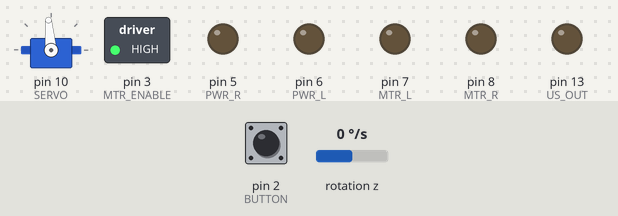
This sketch was run on a simulated Arduino Uno, built with avr-gcc and run on an emulated ATmega328P. Shown: servo, switched loads named in the sketch (green lamp = pin HIGH), output pins drawn as LEDs (lit = HIGH). Wiring (inferred from the names in the program): MPU-6050 motion sensor at I2C address 0x68. The test bench sets the inputs (shaded band); at power-on: pin 2 (BUTTON) HIGH, rotation z 0 °/s.

Above: at 0.8 s.
0.9 s: pin 2 (BUTTON) pulled LOW for 0.15 s
At 4.0 s:
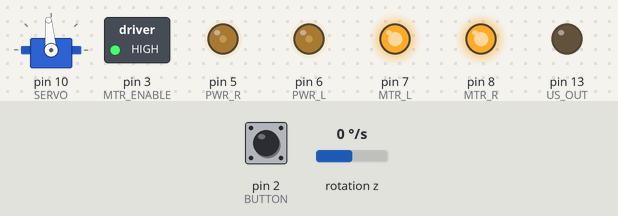
Timing chart, 0 to 5.5 s (numbered marks = the images above; inputs shaded):
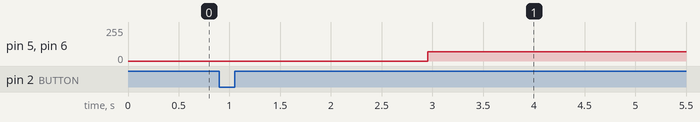

The sketch:

base.ino
```cpp
#include "Setup.h"


int SPEED = 70;
int colour = 325;
int Serv_angle = 95;

void setup() {
  start();
  // put your setup code here, to run once:

}

void loop() {
  // put your main code here, to run repeatedly:
  forward(SPEED);
}
  
```

Motors.h
```cpp
#define PWR_R 5               // Right Motor Power
#define PWR_L 6               // Left Motor Power
#define MTR_R 8               // Right Motor Control
#define MTR_L 7
#define MTR_ENABLE 3          // Motor Enable Pin

void forward(int SPEED){
    analogWrite(PWR_R,SPEED);
    analogWrite(PWR_L,SPEED);
    digitalWrite(MTR_R,HIGH);
    digitalWrite(MTR_L,HIGH);}

void turn(int angle, int side){
  analogWrite(PWR_R,0);
  analogWrite(PWR_L,0);

  Serial.println("side:");
  Serial.println(side);


  delay(600);
  resetAngle();
  //will turn until it reaches that degree.
  while (not(abs((getAngle()))>(angle/2-0.05) && abs((getAngle()))<(angle/2+0.05))){

  updateGyroAngle();
  Serial.println(abs((getAngle())));

  if (side == 1){
    digitalWrite(MTR_R,LOW);
    digitalWrite(MTR_L,HIGH);

     Serial.println("left");
     }

  if (side == 0){

    digitalWrite(MTR_R,HIGH);
    digitalWrite(MTR_L,LOW);

    Serial.println("RIGHT");


  }
    analogWrite(PWR_R,45);
    analogWrite(PWR_L,(45));


  }

    analogWrite(PWR_R,0);
    analogWrite(PWR_L,(0));
    resetAngle();
    delay(100);


}


void adjustangleTo(float targetAngle) {
    const int minPower = 60;
    const int maxPower = 100;
    const float deadband = 2.0;

    while (true) {
        updateGyroAngle();

        float angleError = targetAngle - getAngle();
        if (angleError > 180) angleError -= 360;
        if (angleError < -180) angleError += 360;

        if (abs(angleError) <= deadband) break;  // aligned

        int power = constrain(abs(angleError) * 5, minPower, maxPower);

        if (angleError > 0) { // clockwise
            analogWrite(PWR_R, power);
            analogWrite(PWR_L, power);
            digitalWrite(MTR_R, HIGH);
            digitalWrite(MTR_L, LOW);
        } else {              // counter-clockwise
            analogWrite(PWR_R, power);
            analogWrite(PWR_L, power);
            digitalWrite(MTR_R, LOW);
            digitalWrite(MTR_L, HIGH);
        }
    }

    // stop motors
    analogWrite(PWR_R, 0);
    analogWrite(PWR_L, 0);
    digitalWrite(MTR_R, LOW);
    digitalWrite(MTR_L, LOW);
}
```

Others.h
```cpp
// ====== LED FUNCTIONS ======

#include <FastLED.h>
#define NUM_LEDS 2            // Number of LEDs on your board
#define PIN_RBGLED 4          // LED Pin
CRGB leds[NUM_LEDS];          // Current LED Color values

void ledOn(CRGB color) {
  leds[0] = color;
  FastLED.show();
}

void ledOff() {
  leds[0] = CRGB::Black;
  FastLED.show();
}
```

Sensors.h
```cpp
#include <Servo.h>


#define SERVO 10              // Servo Motor
#define US_OUT 13             // Ultrasonic Sensor Input
#define US_IN 12              // Ultrasonic Sensor Output
#define LINE_L A2             // Left Line Tracker
#define LINE_C A1             // Center Line Tracker
#define LINE_R A0
#define GYRO 0x68
int16_t gyroZ;                // Raw gyro Z-axis reading
float gyroZOffset = 0;        // Calibration offset
float currentAngle = 0;       // Current angle in degrees
unsigned long lastTime = 0;
Servo scanServo;              // Servo

void setServoAngle(int angle) {
  static int lastAngle = -1;
  angle = constrain(angle, 0, 180);

  if (angle != lastAngle) {
    scanServo.write(angle);
    delay(15);  // Allow servo to settle

    lastAngle = angle;

  }
}


// Center the servo
void centerServo() {
  setServoAngle(95);
}


// ====== GYRO FUNCTIONS ======

// Initialize Gyro Sensor
bool setupGyro() {


  Wire.begin();
  Wire.beginTransmission(GYRO);
  Wire.write(0x6B);  // PWR_MGMT_1 register
  Wire.write(0);     // Wake up MPU6050
  byte error = Wire.endTransmission();

  if (error != 0) {
    return false;
  }

  // Configure gyro sensitivity (±250 deg/s)
  Wire.beginTransmission(GYRO);
  Wire.write(0x1B);  // GYRO_CONFIG register
  Wire.write(0x00);  // ±250 deg/s
  Wire.endTransmission();

  lastTime = micros();
  return true;
}

// Calibrate gyro (robot must be stationary!)
void calibrateGyro() {
  delay(500);

  long sum = 0;
  int samples = 100;

  for (int i = 0; i < samples; i++) {
    Wire.beginTransmission(GYRO);
    Wire.write(0x47);  // GYRO_ZOUT_H register
    Wire.endTransmission(false);
    Wire.requestFrom(GYRO, 2, true);

    int16_t gz = Wire.read() << 8 | Wire.read();

    sum += gz;
    delay(10);
  }

  gyroZOffset = sum / samples;
  currentAngle = 0;
}

// Read gyro Z-axis
int16_t readGyroZ() {
  Wire.beginTransmission(GYRO);
  Wire.write(0x47);  // GYRO_ZOUT_H register
  Wire.endTransmission(false);
  Wire.requestFrom(GYRO, 2, true);

  int16_t gz = Wire.read() << 8 | Wire.read();
  return gz;
}

// MUST be called frequently (e.g., every loop iteration)
// Angle accuracy degrades if this is not called often
void updateGyroAngle() {


  unsigned long now = micros();
  float dt = (now - lastTime) / 1000000.0;  // Time in seconds
  lastTime = now;

  if (dt <= 0 || dt > 0.1) {
    lastTime = micros();
    return;
  }
  // Read gyro
  gyroZ = readGyroZ();

  // Convert to degrees per second (sensitivity = 131 for ±250 deg/s)
  // INVERTED THE SIGN HERE to fix direction!
  float gyroRate = -((gyroZ - gyroZOffset) / 131.0);

  currentAngle += gyroRate * dt;

  // Keep angle in range -180 to +180
  if (currentAngle > 180) currentAngle -= 360;
  if (currentAngle < -180) currentAngle += 360;


}

// Reset angle to zero
void resetAngle() {
  currentAngle = 0;
}

// Get current angle
float getAngle() {
  return currentAngle;
}

// ===== ULTRASONIC SENSOR FUNCTIONS =====

// Returns distance in centimeters, or 0 if invalid
int getDistance() {
  int validReading = 0;
  int attempts = 0;

  while (validReading == 0 && attempts < 3) {
    if (attempts > 0) delay(60);  // Only delay on retries

    digitalWrite(US_OUT, LOW);
    delayMicroseconds(2);
    digitalWrite(US_OUT, HIGH);
    delayMicroseconds(10);
    digitalWrite(US_OUT, LOW);

    long duration = pulseIn(US_IN, HIGH, 30000);
    int distance = duration * 0.034 / 2;

    if (duration > 0 && distance <= 200) {
      validReading = distance;
    }

    attempts++;
  }


  return validReading;
}
```

Setup.h
```cpp
#include <Wire.h>
#include "Sensors.h"
#include "Others.h"
#include "Motors.h"

             // Left Motor Control
          // Right Line Tracker
#define BUTTON 2              // Push Button


void start() {


  // setup LED
  FastLED.addLeds<NEOPIXEL, PIN_RBGLED>(leds, NUM_LEDS);
  FastLED.setBrightness(50); // 0-255

  // Motor pins
  pinMode(PWR_R, OUTPUT);
  pinMode(PWR_L, OUTPUT);
  pinMode(MTR_L, OUTPUT);
  pinMode(MTR_R, OUTPUT);
  pinMode(MTR_ENABLE, OUTPUT);

  // Ultrasonic sensor pins
  pinMode(US_OUT, OUTPUT);
  pinMode(US_IN, INPUT);

  // Line tracking sensor pins
  pinMode(LINE_L, INPUT);
  pinMode(LINE_C, INPUT);
  pinMode(LINE_R, INPUT);

  // Button pin
  pinMode(BUTTON, INPUT_PULLUP);

  // Enable motor driver
  digitalWrite(MTR_ENABLE, HIGH);

  // Initialize serial communication
  Serial.begin(115200);

  // Initialize Servo motor
  scanServo.attach(SERVO);
  centerServo();   // Center position


  // Wait for button press
  while (digitalRead(BUTTON) == HIGH) {

  }

  delay(500);

  // Initialize Gyro - hard stop if failed
  if (!setupGyro()) {
    ledOn(CRGB::Red);
    while (true);  // Hard stop
  }

  calibrateGyro();

  digitalWrite(MTR_R,HIGH);//enables motors
  digitalWrite(MTR_L,HIGH);

}
```

Measured:
- after the input at 0.9 s, pin 5 (PWR_R), pin 6 (PWR_L): 0/255 → 70/255 after 2.1 s; pin 7 (MTR_L), pin 8 (MTR_R): LOW → HIGH after 2.1 s
